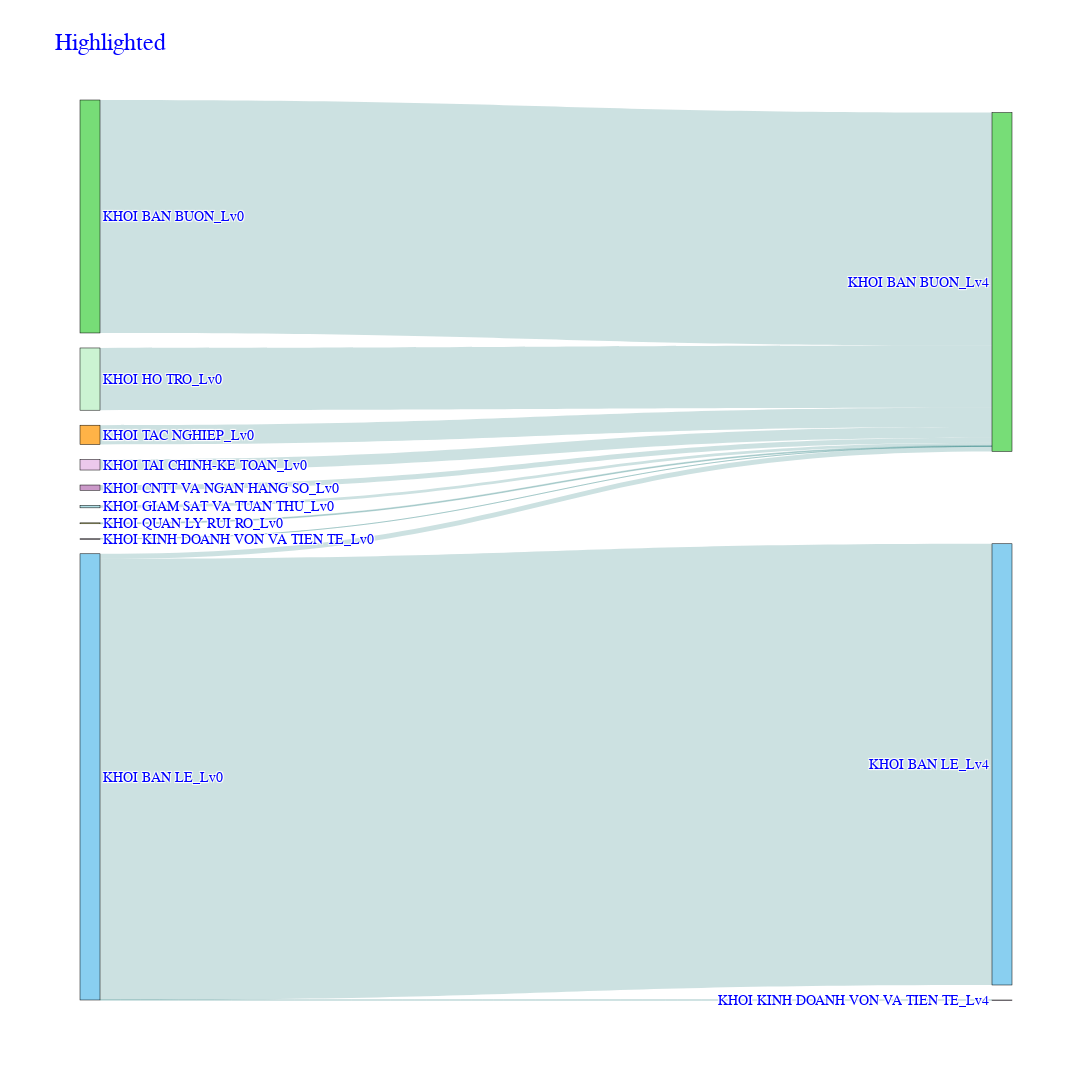

Source (notebook cell):
### Code cell
highlighted_df = lv_04_df[lv_04_df.isin(highlighted_nodes_1).any(axis=1)]
# st.dataframe(highlighted_df)
sub_fig = sankey_graph(highlighted_df, selected_columns, highlighted_nodes_1, title= "Highlighted", color_map= color_map_v2)
sub_fig

### Figure 1 — Plotly figure (JSON) as saved in the notebook; plotly's stock layout.template omitted (floating-point values rounded to 4 significant figures)
{"data": [{"link": {"color": ["rgba(0, 107, 105, 0.2)", "rgba(0, 107, 105, 0.2)", "rgba(0, 107, 105, 0.2)", "rgba(0, 107, 105, 0.2)", "rgba(0, 107, 105, 0.2)", "rgba(0, 107, 105, 0.2)", "rgba(0, 107, 105, 0.2)", "rgba(0, 107, 105, 0.2)", "rgba(0, 107, 105, 0.2)", "rgba(0, 107, 105, 0.2)", "rgba(0, 107, 105, 0.2)", "rgba(0, 107, 105, 0.2)"], "source": [0, 2, 2, 2, 2, 4, 6, 7, 8, 10, 11, 12], "target": [1, 1, 3, 5, 9, 1, 1, 1, 1, 1, 1, 1], "value": [21186651925, 453244627, 40126635669, 0, 4157, 474975064, 235649520, 5659402318, 315585, 84852492, 1753376785, 959107241]}, "node": {"color": ["#77DD77", "#77DD77", "#89CFF0", "#89CFF0", "#CB99C9", "#FFD1DC", "#B0E0E6", "#CBF3D2", "#B39EB5", "#B39EB5", "#FDFD96", "#FFB347", "#ECC8EC"], "label": ["KHOI BAN BUON_Lv0", "KHOI BAN BUON_Lv4", "KHOI BAN LE_Lv0", "KHOI BAN LE_Lv4", "KHOI CNTT VA NGAN HANG SO_Lv0", "KHOI DAU TU_Lv4", "KHOI GIAM SAT VA TUAN THU_Lv0", "KHOI HO TRO_Lv0", "KHOI KINH DOANH VON VA TIEN TE_Lv0", "KHOI KINH DOANH VON VA TIEN TE_Lv4", "KHOI QUAN LY RUI RO_Lv0", "KHOI TAC NGHIEP_Lv0", "KHOI TAI CHINH-KE TOAN_Lv0"], "line": {"color": "black", "width": 0.5}, "pad": 15, "thickness": 20}, "type": "sankey"}], "layout": {"autosize": false, "font": {"color": "blue", "family": "Arial", "size": 14}, "height": 1080, "title": {"font": {"size": 24}, "text": "Highlighted"}, "width": 1620, "xaxis": {"showticklabels": false, "visible": false}, "yaxis": {"showticklabels": false, "visible": false}}}
